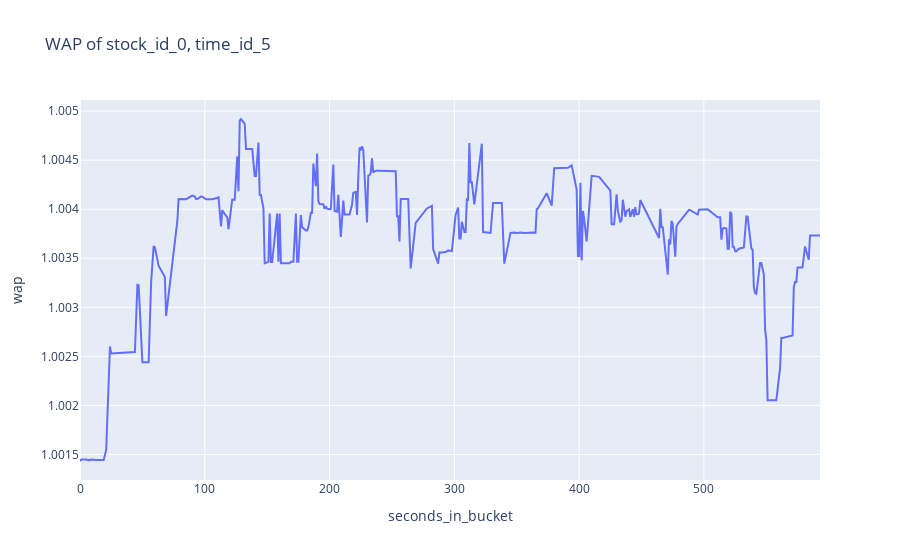

Source (notebook cell):
### Code cell
book_example['wap'] = (book_example['bid_price1'] * book_example['ask_size1'] +
                                book_example['ask_price1'] * book_example['bid_size1']) / (
                                       book_example['bid_size1']+ book_example['ask_size1'])

### Figure 1 — Plotly figure (JSON) as saved in the notebook; plotly's stock layout.template omitted (floating-point values rounded to 4 significant figures; data arrays with more than 128 entries replaced by an {"elided": "..."} marker saying what was removed)
{"data": [{"hovertemplate": "seconds_in_bucket=%{x}<br>wap=%{y}<extra></extra>", "legendgroup": "", "line": {"color": "#636efa", "dash": "solid"}, "mode": "lines", "name": "", "orientation": "v", "showlegend": false, "type": "scatter", "x": {"elided": "302 int values"}, "xaxis": "x", "y": {"elided": "302 float values"}, "yaxis": "y"}], "layout": {"legend": {"tracegroupgap": 0}, "title": {"text": "WAP of stock_id_0, time_id_5"}, "xaxis": {"anchor": "y", "domain": [0, 1], "title": {"text": "seconds_in_bucket"}}, "yaxis": {"anchor": "x", "domain": [0, 1], "title": {"text": "wap"}}}}
